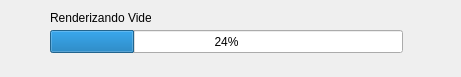
<ui version="4.0" >
 <class>Render</class>
 <widget class="QWidget" name="Render" >
  <property name="windowModality" >
   <enum>Qt::ApplicationModal</enum>
  </property>
  <property name="geometry" >
   <rect>
    <x>0</x>
    <y>0</y>
    <width>461</width>
    <height>77</height>
   </rect>
  </property>
  <property name="windowTitle" >
   <string>Renderizando Video</string>
  </property>
  <widget class="QLabel" name="label" >
   <property name="geometry" >
    <rect>
     <x>50</x>
     <y>10</y>
     <width>101</width>
     <height>16</height>
    </rect>
   </property>
   <property name="text" >
    <string>Renderizando Video</string>
   </property>
  </widget>
  <widget class="QProgressBar" name="progressBar" >
   <property name="geometry" >
    <rect>
     <x>50</x>
     <y>30</y>
     <width>353</width>
     <height>23</height>
    </rect>
   </property>
   <property name="value" >
    <number>24</number>
   </property>
  </widget>
 </widget>
 <resources/>
 <connections/>
</ui>
